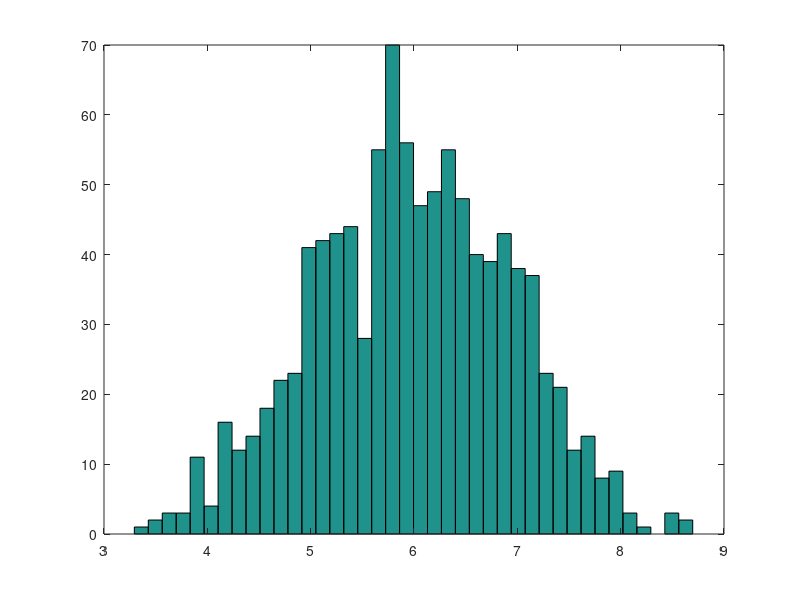

This figure's MATLAB source:
%Now try the following
N = 1000;
x1 = zeros(N,1);
for n=1:N
  %x1(n,1) = sum(rand(12,1))/12;
  x1(n,1) = sum(rand(12,1));
end
%figure;
hist(x1,40);
